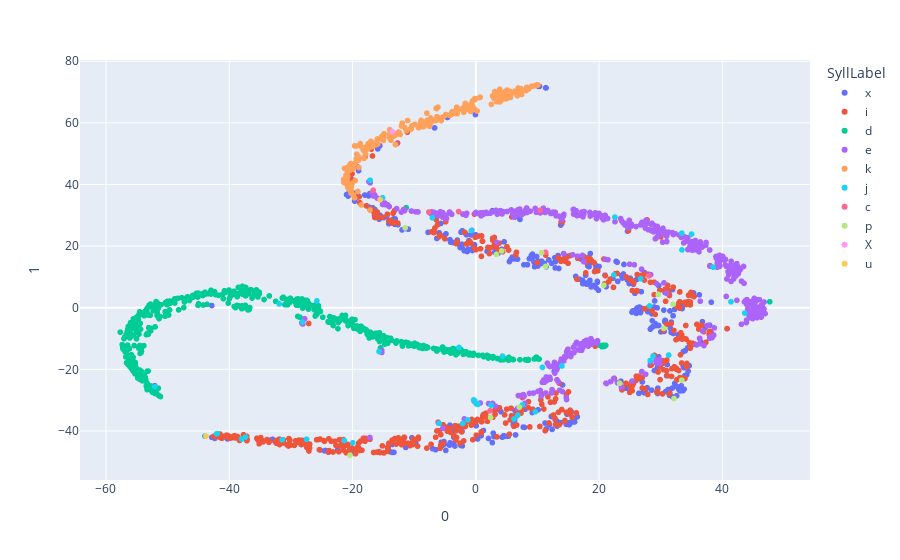

Notebook cell for this chart:
### Code cell
tsne = TSNE(n_components=2)
projections = tsne.fit_transform(data1)

fig = px.scatter(
    projections, x=0, y=1,
    color = data.SyllLabel, labels={'color': 'SyllLabel'}
)
fig.show()

### Figure 1 — Plotly figure (JSON) as saved in the notebook; plotly's stock layout.template omitted (floating-point values rounded to 4 significant figures; data arrays with more than 128 entries replaced by an {"elided": "..."} marker saying what was removed)
{"data": [{"hovertemplate": "SyllLabel=x<br>0=%{x}<br>1=%{y}<extra></extra>", "legendgroup": "x", "marker": {"color": "#636efa", "symbol": "circle"}, "mode": "markers", "name": "x", "showlegend": true, "type": "scattergl", "x": {"elided": "348 float values"}, "xaxis": "x", "y": {"elided": "348 float values"}, "yaxis": "y"}, {"hovertemplate": "SyllLabel=i<br>0=%{x}<br>1=%{y}<extra></extra>", "legendgroup": "i", "marker": {"color": "#EF553B", "symbol": "circle"}, "mode": "markers", "name": "i", "showlegend": true, "type": "scattergl", "x": {"elided": "461 float values"}, "xaxis": "x", "y": {"elided": "461 float values"}, "yaxis": "y"}, {"hovertemplate": "SyllLabel=d<br>0=%{x}<br>1=%{y}<extra></extra>", "legendgroup": "d", "marker": {"color": "#00cc96", "symbol": "circle"}, "mode": "markers", "name": "d", "showlegend": true, "type": "scattergl", "x": {"elided": "441 float values"}, "xaxis": "x", "y": {"elided": "441 float values"}, "yaxis": "y"}, {"hovertemplate": "SyllLabel=e<br>0=%{x}<br>1=%{y}<extra></extra>", "legendgroup": "e", "marker": {"color": "#ab63fa", "symbol": "circle"}, "mode": "markers", "name": "e", "showlegend": true, "type": "scattergl", "x": {"elided": "434 float values"}, "xaxis": "x", "y": {"elided": "434 float values"}, "yaxis": "y"}, {"hovertemplate": "SyllLabel=k<br>0=%{x}<br>1=%{y}<extra></extra>", "legendgroup": "k", "marker": {"color": "#FFA15A", "symbol": "circle"}, "mode": "markers", "name": "k", "showlegend": true, "type": "scattergl", "x": {"elided": "201 float values"}, "xaxis": "x", "y": {"elided": "201 float values"}, "yaxis": "y"}, {"hovertemplate": "SyllLabel=j<br>0=%{x}<br>1=%{y}<extra></extra>", "legendgroup": "j", "marker": {"color": "#19d3f3", "symbol": "circle"}, "mode": "markers", "name": "j", "showlegend": true, "type": "scattergl", "x": [-25.78, -31.42, 33.42, -19.96, 43.62, -2.724, 13.96, -1.309, -0.1944, -0.362, -27.46, 6.831, 38.51, -31.89, 33.44, 35.0, 31.28, 28.75, -52.09, 0.3521, 4.327, 6.197, -37.99, -5.945, -17.15, -0.7302, 10.81, 26.75, -2.143, 0.07638, -15.7, -15.13, -37.36, 28.19, 9.639, -21.35, -43.91, 28.29, 41.4, -41.95, -7.056, 22.57, 22.39, 7.549, -28.13, 2.482, -42.05], "xaxis": "x", "y": [2.23, -42.82, 24.22, -43.83, -1.738, -12.89, -18.89, -36.41, -30.15, -29.93, -42.68, -34.83, 13.19, 1.231, 18.77, 23.91, -15.35, -15.68, -25.62, -31.36, -15.68, -36.11, -42.6, -37.51, 41.39, 25.04, -19.34, 9.453, -37.59, -31.21, -14.2, 35.69, -41.94, 0.5775, -33.76, -43.05, -41.65, -17.12, 1.922, -40.84, 29.21, 29.42, 10.65, -31.52, -4.646, -31.62, -40.93], "yaxis": "y"}, {"hovertemplate": "SyllLabel=c<br>0=%{x}<br>1=%{y}<extra></extra>", "legendgroup": "c", "marker": {"color": "#FF6692", "symbol": "circle"}, "mode": "markers", "name": "c", "showlegend": true, "type": "scattergl", "x": [10.45, -2.787, -16.65, 2.307, 11.32, 28.07, -7.625], "xaxis": "x", "y": [31.64, 31.22, 38.1, -33.45, 17.99, 10.35, 31.06], "yaxis": "y"}, {"hovertemplate": "SyllLabel=p<br>0=%{x}<br>1=%{y}<extra></extra>", "legendgroup": "p", "marker": {"color": "#B6E880", "symbol": "circle"}, "mode": "markers", "name": "p", "showlegend": true, "type": "scattergl", "x": [3.349, 2.399, 7.066, -20.41, 29.62, 32.01, 23.32, 10.67, 20.76, 11.31, -11.46, 32.16, 30.48, 4.194, 33.41], "xaxis": "x", "y": [17.32, -35.64, -32.25, -47.87, 4.337, 1.126, -24.5, 17.88, 7.318, 13.41, 25.93, -29.47, -6.661, 18.44, -23.5], "yaxis": "y"}, {"hovertemplate": "SyllLabel=X<br>0=%{x}<br>1=%{y}<extra></extra>", "legendgroup": "X", "marker": {"color": "#FF97FF", "symbol": "circle"}, "mode": "markers", "name": "X", "showlegend": true, "type": "scattergl", "x": [-13.56], "xaxis": "x", "y": [57.13], "yaxis": "y"}, {"hovertemplate": "SyllLabel=u<br>0=%{x}<br>1=%{y}<extra></extra>", "legendgroup": "u", "marker": {"color": "#FECB52", "symbol": "circle"}, "mode": "markers", "name": "u", "showlegend": true, "type": "scattergl", "x": [-15.53, -43.77], "xaxis": "x", "y": [35.08, -41.66], "yaxis": "y"}], "layout": {"legend": {"title": {"text": "SyllLabel"}, "tracegroupgap": 0}, "margin": {"t": 60}, "xaxis": {"anchor": "y", "domain": [0, 1], "title": {"text": "0"}}, "yaxis": {"anchor": "x", "domain": [0, 1], "title": {"text": "1"}}}}
